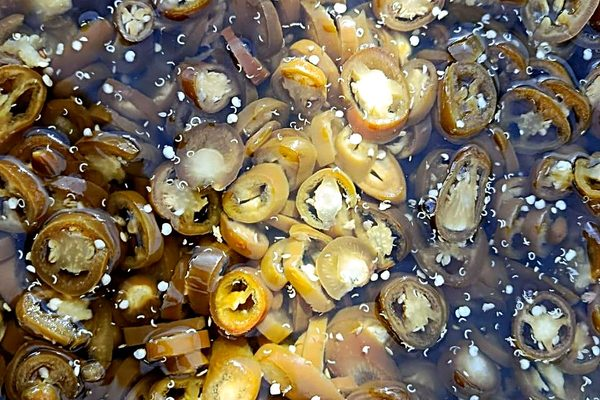
#> input picture assets/jalapeno-sliced-600.jpg, 600 x 400 px, given in place of olive-oxidized-black.jpg, which was not available; the run also reads 1 picture not shown here
$ python make-card-image-sizes.py
#> lines starting #> are read from the running program, lines starting #| are printed output that depends on the picture; pictures that were not available may be replaced by others from this repository, and a replacement may not be noted
#!/usr/bin/env python3
"""
An 800px WebP for each card photo whose largest size is 1200px, and a 320px
WebP of every product photograph for thumbnails.

    python3 scripts/make-card-image-sizes.py

The cards offered a 600w and a 1200w WebP. A phone needs about 660-720
device pixels for a full-width card, just over 600, so it took the 1200w
file: 163 KB for the jalapeno photograph, to fill a crop
176 pixels tall. This writes <name>-800.webp beside each, from the same JPEG
the other sizes came from, and the pages list it between the two. Quality
78: the cards show a 176px-tall crop, and the files stay under the 100 KB
per-image budget (scripts/check-performance-budget.js, 2026-10-04).
"""
import os

from PIL import Image

ROOT = os.path.dirname(os.path.dirname(os.path.abspath(__file__)))
NAMES = ['olive-oxidized-black', 'jalapeno-sliced']
QUALITY = 78
# 2026-10-04 (Phase 3a): a 320px WebP of every product photograph, for the
# related-product thumbnails on the product pages (about 150px wide, 300 device
# pixels on a phone). The smallest size until then was 600w: 8-69 KB a file,
# three to a page.
# The green-olive card photograph is olive-green (the owned Aggizi photograph
# under a neutral name, 2026-10-10); the cultivar and Kalamata files are gone.
THUMBS = ['olive-green', 'olive-oxidized-black', 'jalapeno-sliced']
THUMB_QUALITY = 75

for name in NAMES:
    im = Image.open(os.path.join(ROOT, 'assets', name + '.jpg')).convert('RGB')
#> im is the input picture: PIL image 600x400 RGB; mean R, G, B 123.3, 110.3, 87.7
    h = round(im.height * 800 / im.width)
#> h = 533
    out = os.path.join(ROOT, 'assets', name + '-800.webp')
    im.resize((800, h), Image.LANCZOS).save(out, 'WEBP', quality=QUALITY, method=6)
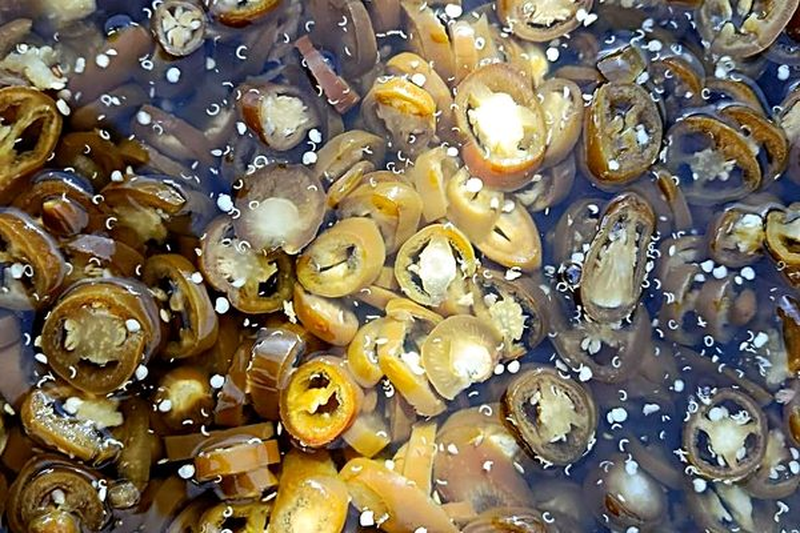
#> saved as olive-oxidized-black-800.webp: PIL image 800x533 RGB; mean R, G, B 123.3, 110.3, 87.8
    print(f'assets/{name}-800.webp: 800x{h}, {os.path.getsize(out) // 1024} KB')
#| assets/olive-oxidized-black-800.webp: 800x533, 83 KB
#> pass 2 of the loop `for name in NAMES:`:
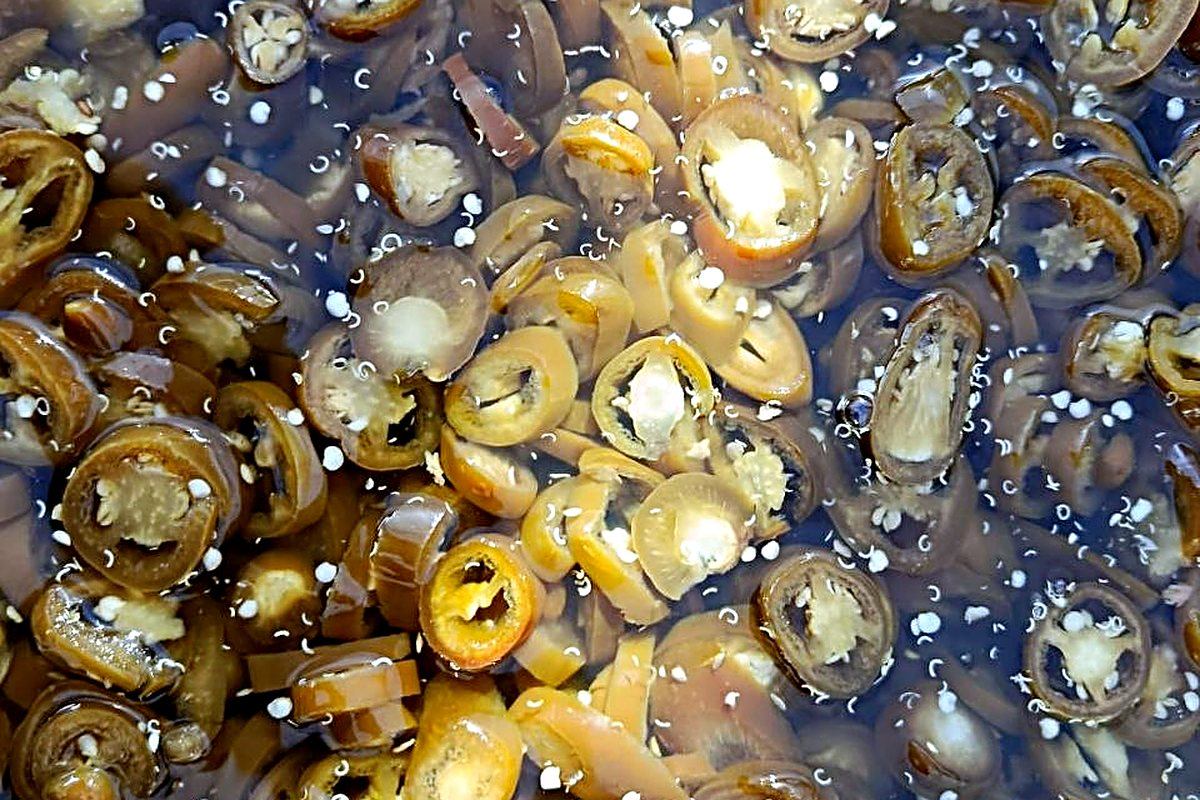
#> input picture assets/jalapeno-sliced.jpg, 1200 x 800 px
#> im is the input picture: PIL image 1200x800 RGB; mean R, G, B 123.4, 110.4, 87.4
#| assets/jalapeno-sliced-800.webp: 800x533, 92 KB

for name in THUMBS:
    im = Image.open(os.path.join(ROOT, 'assets', name + '.jpg')).convert('RGB')
    h = round(im.height * 320 / im.width)
#> h = 213
    out = os.path.join(ROOT, 'assets', name + '-320.webp')
    im.resize((320, h), Image.LANCZOS).save(out, 'WEBP', quality=THUMB_QUALITY, method=6)
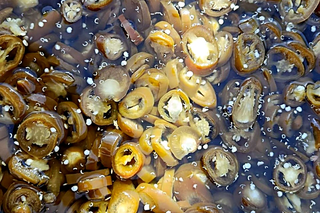
#> saved as olive-green-320.webp: PIL image 320x213 RGB; mean R, G, B 123.4, 110.4, 87.5
    print(f'assets/{name}-320.webp: 320x{h}, {os.path.getsize(out) // 1024} KB')
#| assets/olive-green-320.webp: 320x213, 22 KB
#> pass 2 of the loop `for name in THUMBS:`:
#> `im.resize((320, h), Image.LANCZOS).save(out, 'WEBP', quality=THUMB_QUA..`:
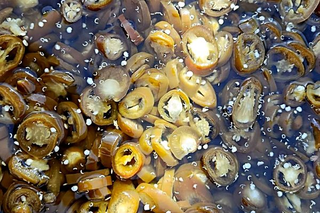
#> saved as olive-oxidized-black-320.webp: PIL image 320x213 RGB; mean R, G, B 123.3, 110.3, 87.8
#| assets/olive-oxidized-black-320.webp: 320x213, 22 KB

# 2026-10-09: the homepage hero photograph (md and wider; phones skip it). Its
# slot shows at most 736 CSS pixels (tablet) and 560 on desktop, but every
# screen downloaded the one 1120px WebP, 231 KB. Now 600w and 800w for
# standard-density screens, which show them nearly pixel for pixel, so they
# keep a higher quality, and the 1120w for high-density screens re-encoded to
# the brief's hero budget of about 150 KB. All three come from the same JPEG,
# which is unchanged.
# 2026-10-11: the hero is now hero-green-olives.jpg, the centre 800x800 of the
# owner's green olives photograph (scripts/og-card-green-olives.jpg, 1200x800),
# cropped only. 800 is its largest true size, so there is no 1120w: enlarging
# would invent no detail, only blur.
HERO = 'hero-green-olives'
HERO_SIZES = [(800, 76, ''), (600, 80, '-600')]
src = Image.open(os.path.join(ROOT, 'assets', HERO + '.jpg')).convert('RGB')
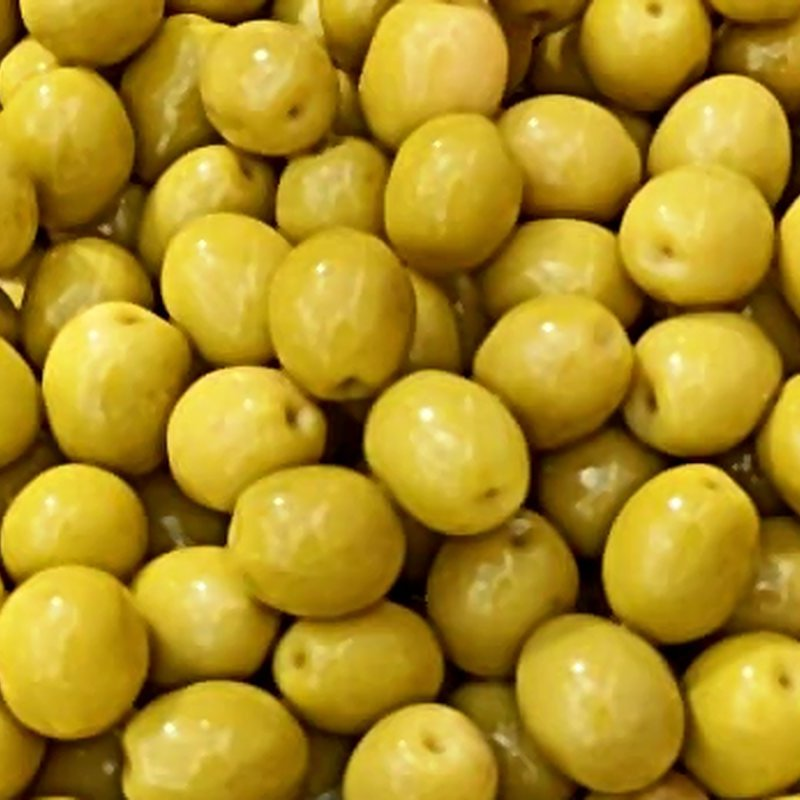
#> input picture assets/hero-green-olives.jpg, 800 x 800 px
#> src is the input picture: PIL image 800x800 RGB; mean R, G, B 172.2, 141.3, 33.9
for w, q, suffix in HERO_SIZES:
    out = os.path.join(ROOT, 'assets', HERO + suffix + '.webp')
    (src if w == src.width else src.resize((w, w), Image.LANCZOS)).save(out, 'WEBP', quality=q, method=6)
    print(f'assets/{HERO}{suffix}.webp: {w}x{w}, {os.path.getsize(out) // 1024} KB')
